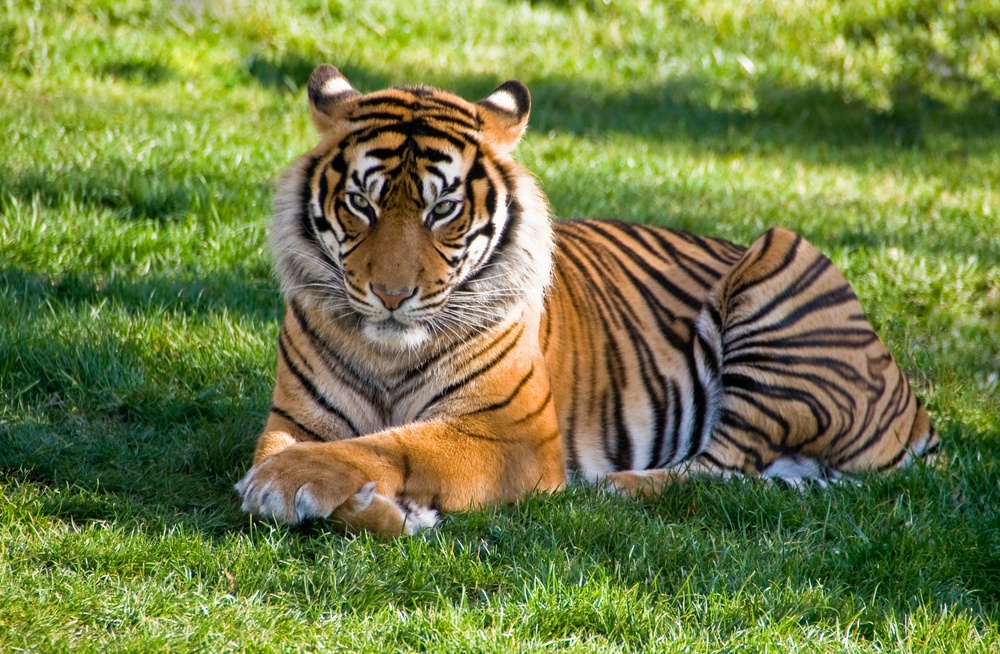
#> input picture image.jpeg, 1000 x 654 px, shrunk from 2292 x 1500 before the run
$ python convert_to_binary.py
#> lines starting #> are read from the running program, lines starting #| are printed output that depends on the picture
import numpy as np
import matplotlib.pyplot as plt


def convert_to_grayscale(image_path):
    # Charger l'image à partir du fichier
#> called with image_path = 'image.jpeg'
    img = plt.imread(image_path)
#> img is the input picture: shape (654, 1000, 3); mean R, G, B 114.6, 126.5, 68.1

    # Extraire les dimensions de l'image
    height, width, channels = img.shape
#> height = 654; width = 1000; channels = 3

    gray_img = [[0 for j in range(width)] for i in range(height)]

    # Boucle sur chaque pixel de l'image
    for i in range(height):
        for j in range(width):
            # Extraire les valeurs de R, G et B du pixel
            r = img[i, j, 0]
            g = img[i, j, 1]
            b = img[i, j, 2]

            # Appliquer la formule de conversion en niveaux de gris
            gray_val = 0.2989 * r + 0.5870 * g + 0.1140 * b

            # Stocker la valeur de gris dans le tableau de sortie
            gray_img[i][j] = gray_val
#> after the loop, gray_img = 654 items

    # Afficher l'image en niveaux de gris
    #plt.imshow(gray_img, cmap='gray')
    #plt.show()

    # Retourner le tableau de niveaux de gris
    return gray_img


def convert_to_binary(image_path, factor=128):
    # Convertir l'image en niveaux de gris en appelant convert_to_grayscale()
    gray_img = convert_to_grayscale(image_path)
#> gray_img = 654 items

    # Extraire les dimensions de l'image
    height, width = len(gray_img), len(gray_img[0])
#> height = 654; width = 1000

    # Appliquer un seuil pour convertir en binaire
    binary_img = []
    for i in range(height):
        row = []
        for j in range(width):
            if gray_img[i][j] >= factor:
                row.append(1)
            else:
                row.append(0)
        binary_img.append(row)

    # Afficher l'image binaire
    plt.imshow(binary_img, cmap='gray')
    plt.show()
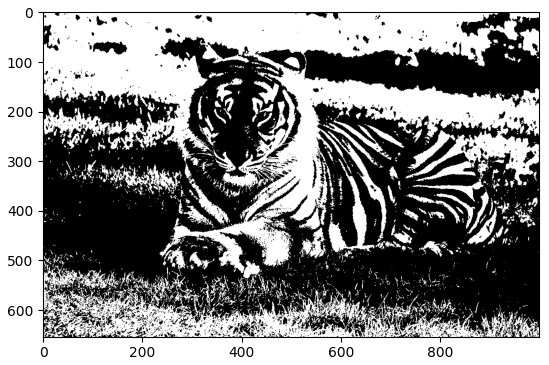
#> figure drawn by matplotlib, 1 panel

    return binary_img


convert_to_binary("image.jpeg")
